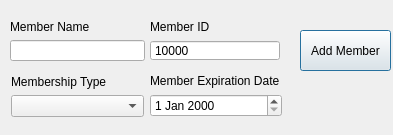
<?xml version="1.0" encoding="UTF-8"?>
<ui version="4.0">
 <class>AddMemberWindow</class>
 <widget class="QDialog" name="AddMemberWindow">
  <property name="geometry">
   <rect>
    <x>0</x>
    <y>0</y>
    <width>393</width>
    <height>135</height>
   </rect>
  </property>
  <property name="windowTitle">
   <string>Dialog</string>
  </property>
  <widget class="QPushButton" name="addButton">
   <property name="geometry">
    <rect>
     <x>300</x>
     <y>30</y>
     <width>91</width>
     <height>41</height>
    </rect>
   </property>
   <property name="text">
    <string>Add Member</string>
   </property>
  </widget>
  <widget class="QLabel" name="label_status">
   <property name="geometry">
    <rect>
     <x>300</x>
     <y>80</y>
     <width>91</width>
     <height>31</height>
    </rect>
   </property>
   <property name="text">
    <string/>
   </property>
  </widget>
  <widget class="QWidget" name="">
   <property name="geometry">
    <rect>
     <x>11</x>
     <y>74</y>
     <width>271</width>
     <height>43</height>
    </rect>
   </property>
   <layout class="QHBoxLayout" name="horizontalLayout_2">
    <item>
     <layout class="QVBoxLayout" name="verticalLayout_3">
      <item>
       <widget class="QLabel" name="label_3">
        <property name="text">
         <string>Membership Type</string>
        </property>
       </widget>
      </item>
      <item>
       <widget class="QComboBox" name="mTypes"/>
      </item>
     </layout>
    </item>
    <item>
     <layout class="QVBoxLayout" name="verticalLayout_4">
      <item>
       <widget class="QLabel" name="label_4">
        <property name="text">
         <string>Member Expiration Date</string>
        </property>
       </widget>
      </item>
      <item>
       <widget class="QDateEdit" name="expiration_date"/>
      </item>
     </layout>
    </item>
   </layout>
  </widget>
  <widget class="QWidget" name="">
   <property name="geometry">
    <rect>
     <x>10</x>
     <y>20</y>
     <width>135</width>
     <height>41</height>
    </rect>
   </property>
   <layout class="QVBoxLayout" name="verticalLayout">
    <item>
     <widget class="QLabel" name="label">
      <property name="text">
       <string>Member Name</string>
      </property>
     </widget>
    </item>
    <item>
     <widget class="QLineEdit" name="lineEdit_mName"/>
    </item>
   </layout>
  </widget>
  <widget class="QWidget" name="">
   <property name="geometry">
    <rect>
     <x>150</x>
     <y>20</y>
     <width>130</width>
     <height>41</height>
    </rect>
   </property>
   <layout class="QVBoxLayout" name="verticalLayout_2">
    <item>
     <widget class="QLabel" name="label_2">
      <property name="text">
       <string>Member ID</string>
      </property>
     </widget>
    </item>
    <item>
     <widget class="QSpinBox" name="mID">
      <property name="buttonSymbols">
       <enum>QAbstractSpinBox::NoButtons</enum>
      </property>
      <property name="minimum">
       <number>10000</number>
      </property>
      <property name="maximum">
       <number>99999</number>
      </property>
     </widget>
    </item>
   </layout>
  </widget>
 </widget>
 <resources/>
 <connections/>
</ui>
